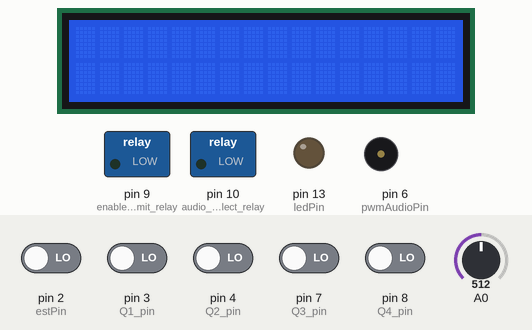
Bench run of a sketch on a simulated Arduino Uno, built with avr-gcc and run on an emulated ATmega328P. On the bench: 16×2 character LCD, switched loads named in the sketch (green lamp = pin HIGH), output pins drawn as LEDs (lit = HIGH), buzzer (waves = sounding). Inputs (shaded band) come from the test bench; at power-on: pin 2 (estPin), pin 3 (Q1_pin), pin 4 (Q2_pin), pin 7 (Q3_pin), pin 8 (Q4_pin) LOW, A0 = 512. What the sketch prints to the serial monitor is not drawn.

Above: at 1.2 s.
1.3 s: A0 set to 593
2.8 s: A0 set to 609
At 4.0 s:
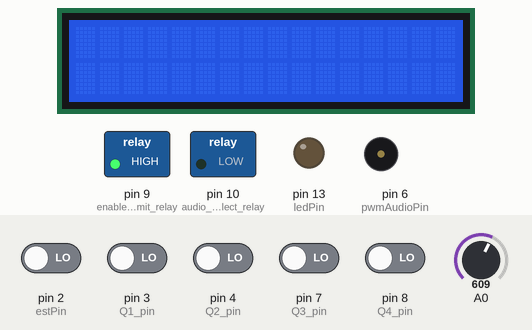
4.3 s: pin 2 (estPin) driven HIGH
At 30.8 s:
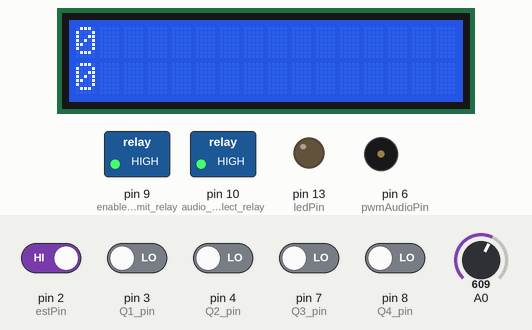
At 32.07 s:
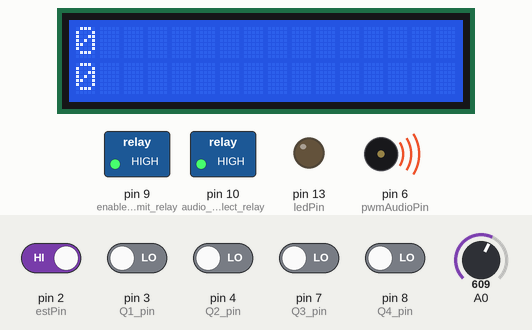
Timing chart, 0 to 33.5 s (numbered marks = the images above; inputs shaded):
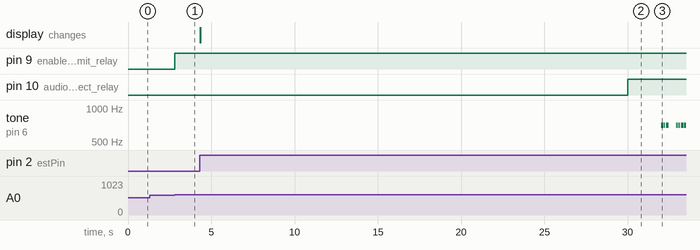

Measured:
- the behaviour switches between 600 and 601 on A0 (found by bisection; images 0 and 1)
- after the input at 1.3 s, every drawn part: stays the same
- after the input at 2.8 s, pin 9 (enable_transmit_relay): LOW → HIGH at once
- after the input at 4.3 s, the display: changes at once (image 2)
- by itself, tone on pin 6 (pwmAudioPin): plays 700 Hz for 0.15 s, 700 Hz for 0.05 s, 700 Hz for 0.15 s, 700 Hz for 0.05 s, 700 Hz for 0.05 s, 700 Hz for 0.05 s … (8 notes in this stretch)

The sketch:

Project_Code_2024_02_21_2259.ino
```cpp
#include <LiquidCrystal_I2C.h> // library for LCD

#include "phoneticAlphabet.h"

using namespace std;
#include "String.h"

// Define Morse Code callsign
const char* morseCode = "-.- ...-- .- ..- -.-";

// Define Morse code timing parameters
const int dotDuration = 50; // in milliseconds
const int dashDuration = 3 * dotDuration;
const int interSymbolDelay = dotDuration;
const int interCharacterDelay = 3 * dotDuration;
const int interWordDelay = 7 * dotDuration;
const int morseCodeFreq = 700;  // Morse code frequency in Hz


const byte ledPin = 13;
const byte estPin = 2;
const byte interruptPin = 5;
const byte pwmAudioPin = 6;

const int bufferSize = 10;
const int bufferSizePlusOne = bufferSize + 1;

// defining constants for Q digital pin numbers
const byte Q1_pin = 3;
const byte Q2_pin = 4;
const byte Q3_pin = 7;
const byte Q4_pin = 8;
String buffer_string = "";

unsigned long lastCallsignTX;  // keeps track of time of last callsign transmission
unsigned long lastDetectionTime;  // keeps track of last time audio from receiver radio is detected
bool detectionState;  // keeps track of whether input audio was detected within the gateDelayTime
const int callsignDelayTime = 30000;  // number of milliseconds to delay after each callsign transmission
const int gateDelayTime = 1000;  // number of milliseconds to delay after each receiver detection
bool txCallsignState;  // keeps track of whether we are transmitting the callsign currently

int micThresh; // define microphone threshold for input detection

// action states for interrupts
volatile byte state = LOW;
volatile boolean actionState = LOW;

// variable for adjustable time delay
const int tdelayadjustable = 30;


// declare variables for decoding
volatile bool Q1_state;
volatile bool Q2_state;
volatile bool Q3_state;
volatile bool Q4_state;


volatile int decimal_value;

String digit_string;

// define variable for buffer

char buffer[bufferSize];

// the buffer position starts at 0, and it gets incremented every time a character is added to the buffer

int bufferPosition = 0;


// fifteen second counter
// this counter starts at 0 and goes until the count is high enough for 15 seconds
// this counter is for the refreshing of the buffer to clear itself after around
// 15 seconds to "forget" the user input after a certain amount of time
int fifteenSecondCounter = 0;


LiquidCrystal_I2C lcd(0x27,16,2);  // I2C address of LCD chip is 0x27. LCD is 16 chars and 2 lines.

void speak(char* msg) {
  Serial.write(0xFD);
  Serial.write((byte)0x0);
  Serial.write(2 + strlen(msg));
  Serial.write(0x01);
  Serial.write((byte)0x0);
  Serial.write(msg);
}

// busy ISR

void busy() {
  state = !state;
  digitalWrite(ledPin, state);
}

// functions to implement the buffer
// buffer needs to be cleared 1) after every certain amount of time, and 2) every time the user enters a "#" sign
void clearBuffer() {
  for (int i = 1; i < bufferSize; i++) {
    buffer[i] = '-'; // dash will be the empty character for a character in the buffer

    // reset the buffer position to 0
    bufferPosition = 0;


  }

}

void addCharToBuffer(String charToAdd) {
  // // reset the fifteen second delay counter to 0
  // fifteenSecondCounter = 0;

  // if (charToAdd == "#") {
  //   clearBuffer();
  //   buffer[bufferPosition] = "#";

  // }
  // else {
  //   buffer[bufferPosition] = charToAdd;
  // }

  // // increment the buffer position
  // bufferPosition++;
  if (charToAdd == "#") buffer_string = "";
  buffer_string = buffer_string + charToAdd;

  //if (size(buffer_string) > 15)
  //  String.erase(String.begin(), String.begin()+1);

}

void transmitMorseCode(const char* message) {
  for (int i = 0; message[i] != '\0'; i++) {
    switch (message[i]) {
      case '.':
        playDot();
        break;
      case '-':
        playDash();
        break;
      case ' ':
        delay(interWordDelay);
        break;
    }
    delay(interSymbolDelay);
  }
}

void playDot() {
  tone(pwmAudioPin, morseCodeFreq, dotDuration);
  delay(dotDuration);
  noTone(pwmAudioPin);
}

void playDash() {
  tone(pwmAudioPin, morseCodeFreq, dashDuration);
  delay(dashDuration);
  noTone(pwmAudioPin);
}

void setup() {
  // set input pins
  pinMode(3, INPUT);     // Q1 from DTMF chip
  pinMode(estPin, INPUT);     // ESt from DTMF chip
  pinMode(4, INPUT);     // Q2 from DTMF chip
  pinMode(7, INPUT);     // Q3 from DTMF chip
  pinMode(8, INPUT);     // Q4 from DTMF chip

  pinMode(9, OUTPUT);   // enable transmit relay
  pinMode(10, OUTPUT);  // audio source select relay (open = RX radio output, closed = speech chip)

  pinMode(ledPin, OUTPUT);
  pinMode(interruptPin, INPUT_PULLUP);
  pinMode(pwmAudioPin, OUTPUT);

  // attach interrupt to speech synthesis chip pin
  //attachInterrupt(digitalPinToInterrupt(interruptPin), busy, CHANGE);

  // attach interrupt to ESt pin for DTMF decoding
  attachInterrupt(digitalPinToInterrupt(estPin), decodeDTMF, RISING);


  Serial.begin(4800);

  // set output pins
  //pinMode(6, OUTPUT);    // Speaker
  //pinMode(7, OUTPUT);    // GREEN LED indicator
  //pinMode(8, OUTPUT);    // RED LED indicator

  // LCD setup
  lcd.init();
  lcd.clear();
  lcd.backlight();      // Make sure backlight is on

  lastCallsignTX = 0;  // keeps track of time of last callsign transmission
  lastDetectionTime = 0;  // keeps track of last time audio from receiver radio is detected
  detectionState = false;  // keeps track of whether input audio was detected within the gateDelayTime
  txCallsignState = false;  // keeps track of whether we are transmitting the callsign currently

  micThresh = 600; // define analog threshold for detecting audio input
}

String returnBufferContents() {

  char bufferPlusTerminator[bufferSizePlusOne];

  for (int i = 0; i < bufferSize; i++) {
    bufferPlusTerminator[i] = buffer[i];
  }

  bufferPlusTerminator[bufferSize] = '\0';

  return String(bufferPlusTerminator);

}

void loop() {

      // detect audio input from transmitter radio
      int micIn = analogRead(0);  // read pin coming from transmitter radio audio output
      if(micIn > micThresh) {  // if pin value greater than threshold
        digitalWrite(9, HIGH);  // close transmit relay (enable transmission)
        lastDetectionTime = millis();  // set last detection time
        detectionState = true;  // set detection state to TRUE
      }

      // disable transmission after gate delay time
      if (( millis() < lastDetectionTime) or ( millis() > lastDetectionTime + gateDelayTime)) {  //first conditional captures overflow case with millis
        digitalWrite(9, LOW);  // open transmit relay (disable transmission)
        detectionState = false;  // set detection state to FALSE
      }

      // DTMF tone interrupt routine (the interrupt sets actionState to HIGH)
      if (actionState == HIGH) {

        // clear the LCD screen
        lcd.clear();

        // wait the adjustable time delay
        delay(tdelayadjustable);

        // obtain states from DTMF chip binary outputs
        Q1_state = digitalRead(Q1_pin);
        Q2_state = digitalRead(Q2_pin);
        Q3_state = digitalRead(Q3_pin);
        Q4_state = digitalRead(Q4_pin);

        // Calculate the decimal value
        decimal_value = 0;
        if (Q4_state) decimal_value += 8; // Q4 represents 8
        if (Q3_state) decimal_value += 4; // Q3 represents 4
        if (Q2_state) decimal_value += 2; // Q2 represents 2
        if (Q1_state) decimal_value += 1; // Q1 represents 1

        // Convert the decimal value to a string
        digit_string = String(decimal_value);

        // overwrite string for the non-standard cases of 0, *, and #
        if(digit_string == "10") digit_string = "0";
        else if(digit_string == "11") digit_string = "*";
        else if(digit_string == "12") digit_string = "#";

        // print digit to LCD on bottom line
        lcd.setCursor(0,1);
        lcd.print(digit_string);

        // add the digit to the buffer
        addCharToBuffer(digit_string);

        // print buffer contents to LCD on top line
        lcd.setCursor(0,0);
        lcd.print(buffer_string);

        actionState = LOW;  // reset actionState to LOW

      }


      // transmit callsign at specified interval
      if (( millis() < lastCallsignTX) or ( millis() > lastCallsignTX + callsignDelayTime))  //first conditional captures overflow case with millis
      {
        lastCallsignTX = millis();  //capture current time

        // txCallsignState = true;  // set transmit callsign state to TRUE

        //Speech Synthesis Chip code
        digitalWrite(9, HIGH);  // enable transmission on TX radio (close relay 1)
        digitalWrite(10, HIGH);  // switch audio source to speech chip (close relay 2)

        speak("[x0][t6][v8][s6][m51][g2][h2][n1]K 3 A U K");  // send command to speech chip to say callsign
        delay(2000);
        transmitMorseCode(morseCode);
      }

      // // disable transmission after callsign has been played (~ 1 seconds for now)
      // if (detectionState == false){
      //   if (( millis() < lastCallsignTX) or ( millis() > lastCallsignTX + 1000))  //first conditional captures overflow case with millis
      //   {
      //     txCallsignState = false;  // set transmit callsign state to FALSE

      //     // open both relays
      //     digitalWrite(9, LOW);
      //     digitalWrite(10, LOW);


      //   }
      // }
}

// decodeDTMF ISR

void decodeDTMF() {
//      // change action state of interrupt for decodeDTMF
        actionState = !actionState;
}
```

phoneticAlphabet.h
```cpp
#define A "Alpha "
#define B "Bravo "
#define C "Charlie "
#define D "Delta "
#define E "Echo "
#define F "Foxtrot "
#define G "Golf "
#define H "Hotel "
#define I "India "
#define J "Juliet "
#define K "Kilo "
#define L "Lima "
#define M "Mike "
#define N "November "
#define O "Oscar "
#define P "Papa "
#define Q "Quebec "
#define R "Romeo "
#define S "Sierra "
#define T "Tango "
#define U "Uniform "
#define V "Victor "
#define W "Whiskey "
#define X "X-Ray "
#define Y "Yankee "
#define Z "Zulu "
```
